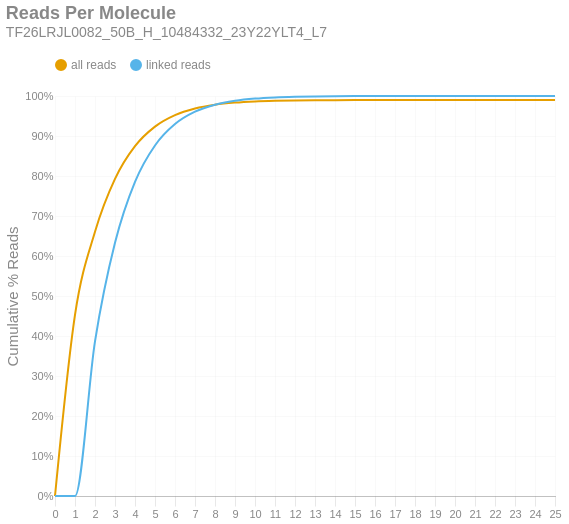

Write notebook code for a chart like this one.
### Markdown cell above
### Reads per Molecule
This chart shows the cumulative distribution of the number of reads per linked molecule. That is, how many alignments are associated with a unique molecule. This excludes the number of reads associated with invalid or absent linked-read barcodes. The `linked` histogram is the percentages recalculated when disregarding singletons.

### Code cell
if SKIPLR:
    print_html(f"Skipped")
else:
    counts = np.bincount(valids['reads'].cast(pl.Int64).to_numpy())
    weighted = counts * np.arange(len(counts))
    all_perc = weighted / n_reads
    linked_perc = weighted / n_linked_reads
    linked_perc[1] = 0
    binned_df = pl.DataFrame({
        'readsper': list(range(len(counts))),
        'all reads (cumsum)': np.cumsum(all_perc).tolist(),
        'linked reads (cumsum)': np.cumsum(linked_perc).tolist(),
    })

    with SafeRender(binned_df):
        (
            density_plot(binned_df, 'Reads Per Molecule', samplename, 'readspmol')
            .encode(
                x=alt.X('readsper:O', title=None).axis(labelAngle=0).scale(padding=0),
                y=alt.Y('value:Q', title='Cumulative % Reads').axis(format='%').stack(False),
                color=alt.Color("key:N").scale(domain=["all reads", "linked reads"]),
                tooltip=[
                    alt.Tooltip("key:N", title="Data Type"),
                    alt.Tooltip("readsper:O", title="Reads Per Molecule"),
                    alt.Tooltip("value:Q", format=".2%", title="% Reads (Cum.)")
                ]            
            )
        ).display()

### Figure 1 — Vega-Lite specification as saved in the notebook (floating-point values rounded to 4 significant figures)
{"width": "container", "height": 400, "config": {"title": {"anchor": "start", "dy": -15, "fontSize": 18, "color": "#888888", "subtitleColor": "#888888", "subtitleFontSize": 14}, "arc": {"fill": "#0072B2"}, "axis": {"domainColor": "#888888", "domainWidth": 0.5, "gridWidth": 0.2, "grid": false, "titleFontWeight": 400, "titleFontSize": 15, "labelFontSize": 11, "labelColor": "#888888", "tickColor": "#888888", "tickWidth": 0.2, "titleColor": "#888888"}, "axisBand": {"grid": false}, "axisX": {"grid": true, "tickSize": 10, "domainCap": "round"}, "axisY": {"domain": false, "grid": true, "tickSize": 0, "domainCap": "round"}, "background": "transparent", "header": {"labelFontSize": 15, "labelColor": "#888888", "titleFontSize": 15, "titleFontWeight": 600, "titleColor": "#888888"}, "legend": {"labelFont": "sans-serif", "labelFontSize": 12, "labelColor": "#888888", "symbolSize": 100, "symbolType": "circle", "titleFontSize": 12, "titlePadding": 10, "titleColor": "#888888", "title": null, "orient": "top"}, "range": {"category": ["#E69F00", "#56B4E9", "#009E73", "#F0E442", "#0072B2", "#D55E00", "#CC79A7", "#000000"], "diverging": ["#cfe8f3", "#a2d4ec", "#73bfe2", "#46abdb", "#1696d2", "#12719e"]}, "area": {"fill": "#0072B2", "fillOpacity": 0.7, "line": true, "strokeOpacity": 0.7}, "line": {"color": "#0072B2", "stroke": "#0072B2", "strokeWidth": 2}, "trail": {"color": "#0072B2", "stroke": "#0072B2", "strokeWidth": 0, "size": 1}, "point": {"filled": true, "fillOpacity": 1.0, "size": 95}, "text": {"color": "#888888", "fontSize": 11, "align": "right", "fontWeight": 400, "size": 11}, "bar": {"fill": "#0072B2", "stroke": null}, "view": {"stroke": null, "continuousWidth": 660, "continuousHeight": 400}}, "data": {"name": "data-f47152c7fdd4bc6d31152f020ec10472"}, "mark": {"type": "line", "interpolate": "monotone", "point": {"opacity": 0, "size": 275}}, "encoding": {"color": {"field": "key", "scale": {"domain": ["all reads", "linked reads"]}, "type": "nominal"}, "tooltip": [{"field": "key", "title": "Data Type", "type": "nominal"}, {"field": "readsper", "title": "Reads Per Molecule", "type": "ordinal"}, {"field": "value", "format": ".2%", "title": "% Reads (Cum.)", "type": "quantitative"}], "x": {"axis": {"labelAngle": 0}, "field": "readsper", "scale": {"padding": 0}, "title": null, "type": "ordinal"}, "y": {"axis": {"format": "%"}, "field": "value", "stack": false, "title": "Cumulative % Reads", "type": "quantitative"}}, "params": [{"name": "param_c36ac31b6afebe62", "select": {"type": "point", "fields": ["key"]}, "bind": "legend"}], "title": {"text": "Reads Per Molecule", "subtitle": "TF26LRJL0082_50B_H_10484332_23Y22YLT4_L7"}, "transform": [{"fold": ["all reads (cumsum)", "linked reads (cumsum)"]}, {"calculate": "replace(datum.key, ' (cumsum)', '')", "as": "key"}, {"filter": {"param": "param_c36ac31b6afebe62"}}], "usermeta": {"embedOptions": {"downloadFileName": "TF26LRJL0082_50B_H_10484332_23Y22YLT4_L7.readspmol"}}, "$schema": "https://vega.github.io/schema/vega-lite/v6.4.1.json", "datasets": {"data-f47152c7fdd4bc6d31152f020ec10472": [{"readsper": 0, "all reads (cumsum)": 0.0, "linked reads (cumsum)": 0.0}, {"readsper": 1, "all reads (cumsum)": 0.453, "linked reads (cumsum)": 0.0}, {"readsper": 2, "all reads (cumsum)": 0.6605, "linked reads (cumsum)": 0.3866}, {"readsper": 3, "all reads (cumsum)": 0.7928, "linked reads (cumsum)": 0.6329}, {"readsper": 4, "all reads (cumsum)": 0.8747, "linked reads (cumsum)": 0.7853}, {"readsper": 5, "all reads (cumsum)": 0.9235, "linked reads (cumsum)": 0.8763}, {"readsper": 6, "all reads (cumsum)": 0.9522, "linked reads (cumsum)": 0.9298}, {"readsper": 7, "all reads (cumsum)": 0.9688, "linked reads (cumsum)": 0.9607}, {"readsper": 8, "all reads (cumsum)": 0.9783, "linked reads (cumsum)": 0.9783}, {"readsper": 9, "all reads (cumsum)": 0.9835, "linked reads (cumsum)": 0.9881}, {"readsper": 10, "all reads (cumsum)": 0.9865, "linked reads (cumsum)": 0.9936}, {"readsper": 11, "all reads (cumsum)": 0.9881, "linked reads (cumsum)": 0.9965}, {"readsper": 12, "all reads (cumsum)": 0.9889, "linked reads (cumsum)": 0.9982}, {"readsper": 13, "all reads (cumsum)": 0.9894, "linked reads (cumsum)": 0.999}, {"readsper": 14, "all reads (cumsum)": 0.9896, "linked reads (cumsum)": 0.9995}, {"readsper": 15, "all reads (cumsum)": 0.9898, "linked reads (cumsum)": 0.9997}, {"readsper": 16, "all reads (cumsum)": 0.9898, "linked reads (cumsum)": 0.9998}, {"readsper": 17, "all reads (cumsum)": 0.9899, "linked reads (cumsum)": 0.9999}, {"readsper": 18, "all reads (cumsum)": 0.9899, "linked reads (cumsum)": 1.0}, {"readsper": 19, "all reads (cumsum)": 0.9899, "linked reads (cumsum)": 1.0}, {"readsper": 20, "all reads (cumsum)": 0.9899, "linked reads (cumsum)": 1.0}, {"readsper": 21, "all reads (cumsum)": 0.9899, "linked reads (cumsum)": 1.0}, {"readsper": 22, "all reads (cumsum)": 0.9899, "linked reads (cumsum)": 1.0}, {"readsper": 23, "all reads (cumsum)": 0.9899, "linked reads (cumsum)": 1.0}, {"readsper": 24, "all reads (cumsum)": 0.9899, "linked reads (cumsum)": 1.0}, {"readsper": 25, "all reads (cumsum)": 0.9899, "linked reads (cumsum)": 1.0}]}}
